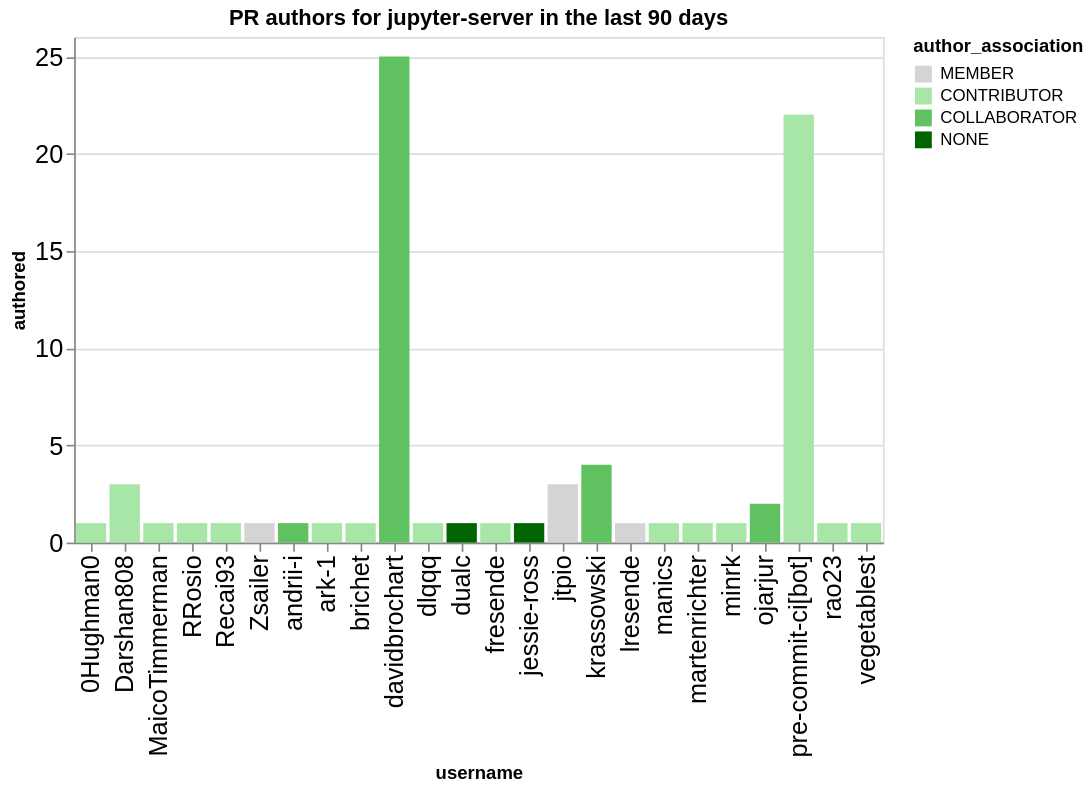

Notebook code for this chart:
### Code cell
charts = []
title = f"PR authors for {github_org} in the last {n_days} days"
this_data = merged_by_repo.replace(np.nan, 0).groupby('username', as_index=False).agg({'authored': 'sum', 'author_association': 'first'})
this_data = this_data.sort_values('authored', ascending=False)
ch = alt.Chart(data=this_data, title=title).mark_bar().encode(
    x='username',
    y='authored',
    color=alt.Color('author_association', scale=alt.Scale(domain=author_types, range=author_colors))
)
ch

### Figure 1 — Vega-Lite specification as saved in the notebook (floating-point values rounded to 4 significant figures)
{"config": {"axisLeft": {"labelFontSize": 15}, "axisBottom": {"labelFontSize": 15}}, "data": {"name": "data-846bd3d4b2606ff89b8b78c11cb6f76f"}, "mark": {"type": "bar"}, "encoding": {"color": {"field": "author_association", "scale": {"domain": ["MEMBER", "CONTRIBUTOR", "COLLABORATOR", "NONE"], "range": ["rgb(211.82745098039214, 211.82745098039214, 211.82745098039214)", "rgb(166.98562091503268, 229.89803921568628, 166.98562091503268)", "rgb(96.37647058823529, 192.75294117647059, 96.37647058823529)", "rgb(0.0, 100.3921568627451, 0.0)"]}, "type": "nominal"}, "x": {"field": "username", "type": "nominal"}, "y": {"field": "authored", "type": "quantitative"}}, "title": "PR authors for jupyter-server in the last 90 days", "$schema": "https://vega.github.io/schema/vega-lite/v5.20.1.json", "datasets": {"data-846bd3d4b2606ff89b8b78c11cb6f76f": [{"username": "davidbrochart", "authored": 25, "author_association": "COLLABORATOR"}, {"username": "pre-commit-ci[bot]", "authored": 22, "author_association": "CONTRIBUTOR"}, {"username": "krassowski", "authored": 4, "author_association": "COLLABORATOR"}, {"username": "Darshan808", "authored": 3, "author_association": "CONTRIBUTOR"}, {"username": "jtpio", "authored": 3, "author_association": "MEMBER"}, {"username": "ojarjur", "authored": 2, "author_association": "COLLABORATOR"}, {"username": "MaicoTimmerman", "authored": 1, "author_association": "CONTRIBUTOR"}, {"username": "0Hughman0", "authored": 1, "author_association": "CONTRIBUTOR"}, {"username": "ark-1", "authored": 1, "author_association": "CONTRIBUTOR"}, {"username": "andrii-i", "authored": 1, "author_association": "COLLABORATOR"}, {"username": "Zsailer", "authored": 1, "author_association": "MEMBER"}, {"username": "Recai93", "authored": 1, "author_association": "CONTRIBUTOR"}, {"username": "RRosio", "authored": 1, "author_association": "CONTRIBUTOR"}, {"username": "dlqqq", "authored": 1, "author_association": "CONTRIBUTOR"}, {"username": "dualc", "authored": 1, "author_association": "NONE"}, {"username": "brichet", "authored": 1, "author_association": "CONTRIBUTOR"}, {"username": "fresende", "authored": 1, "author_association": "CONTRIBUTOR"}, {"username": "jessie-ross", "authored": 1, "author_association": "NONE"}, {"username": "lresende", "authored": 1, "author_association": "MEMBER"}, {"username": "manics", "authored": 1, "author_association": "CONTRIBUTOR"}, {"username": "minrk", "authored": 1, "author_association": "CONTRIBUTOR"}, {"username": "martenrichter", "authored": 1, "author_association": "CONTRIBUTOR"}, {"username": "rao23", "authored": 1, "author_association": "CONTRIBUTOR"}, {"username": "vegetablest", "authored": 1, "author_association": "CONTRIBUTOR"}]}}
